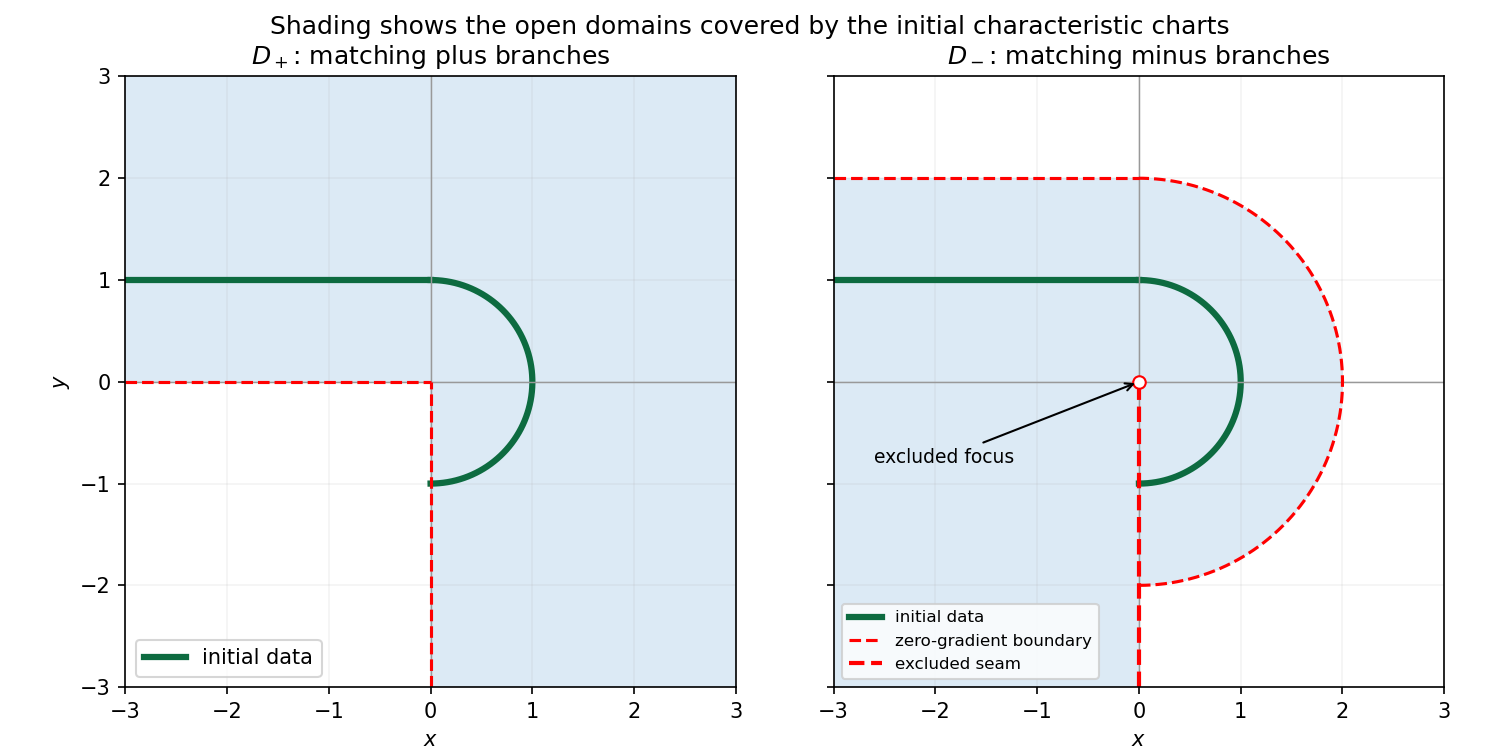

Recreate this plot in Python.
# Python 3.14.4; numpy 2.3.5; matplotlib 3.10.7. Run in desired output directory.
import numpy as np
import matplotlib
matplotlib.use('Agg')
import matplotlib.pyplot as plt
from pathlib import Path
plt.rcParams.update({'figure.facecolor':'white','axes.facecolor':'white','font.size':10})
fig,axs=plt.subplots(1,2,figsize=(10,5),sharex=True,sharey=True)
x=np.linspace(-3,3,900);y=np.linspace(-3,3,900);X,Y=np.meshgrid(x,y)
plus=(X>0)|(Y>0);minus=((X>0)&(X*X+Y*Y<4))|((X<0)&(Y<2))
for ax,M,title in zip(axs,[plus,minus],[r'$D_+$: matching plus branches',r'$D_-$: matching minus branches']):
    ax.contourf(X,Y,M.astype(float),levels=[.5,1.5],colors=['#dceaf5'])
    th=np.linspace(-np.pi/2,np.pi/2,300);ax.plot(np.cos(th),np.sin(th),'#0d6b40',lw=3,label='initial data')
    ax.plot([-3,0],[1,1],'#0d6b40',lw=3)
    ax.axhline(0,color='.6',lw=.7);ax.axvline(0,color='.6',lw=.7)
    ax.set(xlim=(-3,3),ylim=(-3,3),aspect='equal',xlabel='$x$',title=title);ax.grid(alpha=.15)
axs[0].plot([-3,0],[0,0],'r--',lw=1.5);axs[0].plot([0,0],[-3,0],'r--',lw=1.5)
axs[1].plot(2*np.cos(th),2*np.sin(th),'r--',lw=1.5,label='zero-gradient boundary')
axs[1].plot([-3,0],[2,2],'r--',lw=1.5);axs[1].plot([0,0],[-3,0],'r--',lw=2,label='excluded seam')
axs[1].plot(0,0,'o',mfc='white',mec='red',ms=6);axs[1].annotate('excluded focus',(0,0),(-2.6,-.8),arrowprops={'arrowstyle':'->'},fontsize=9)
axs[0].set_ylabel('$y$');axs[0].legend(loc='lower left');axs[1].legend(loc='lower left',fontsize=8)
fig.suptitle('Shading shows the open domains covered by the initial characteristic charts')
fig.tight_layout();fig.savefig(Path('2008-charpit-domains.png'),dpi=150,facecolor='white');plt.close(fig)
